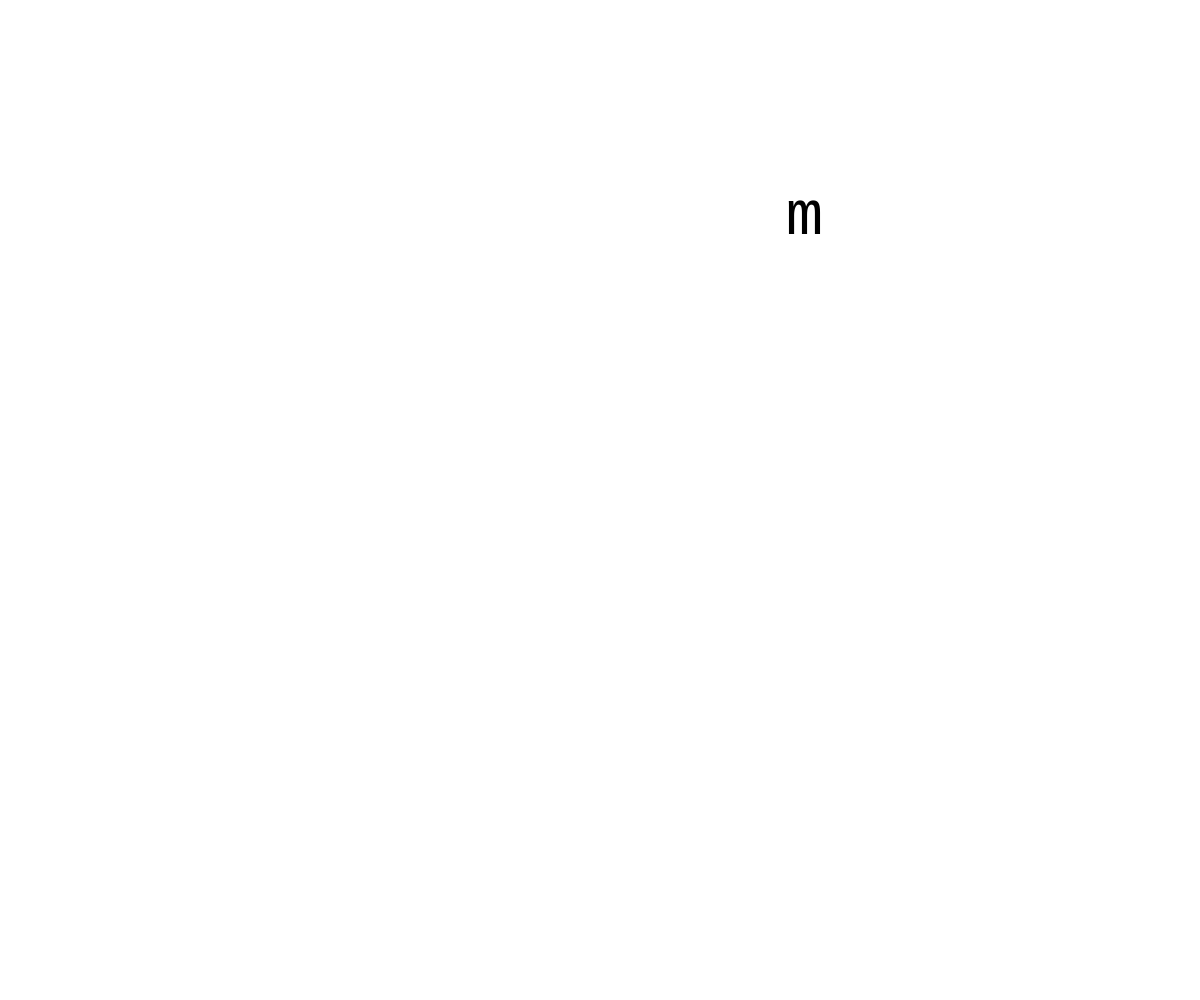
Frame 1 (no input)
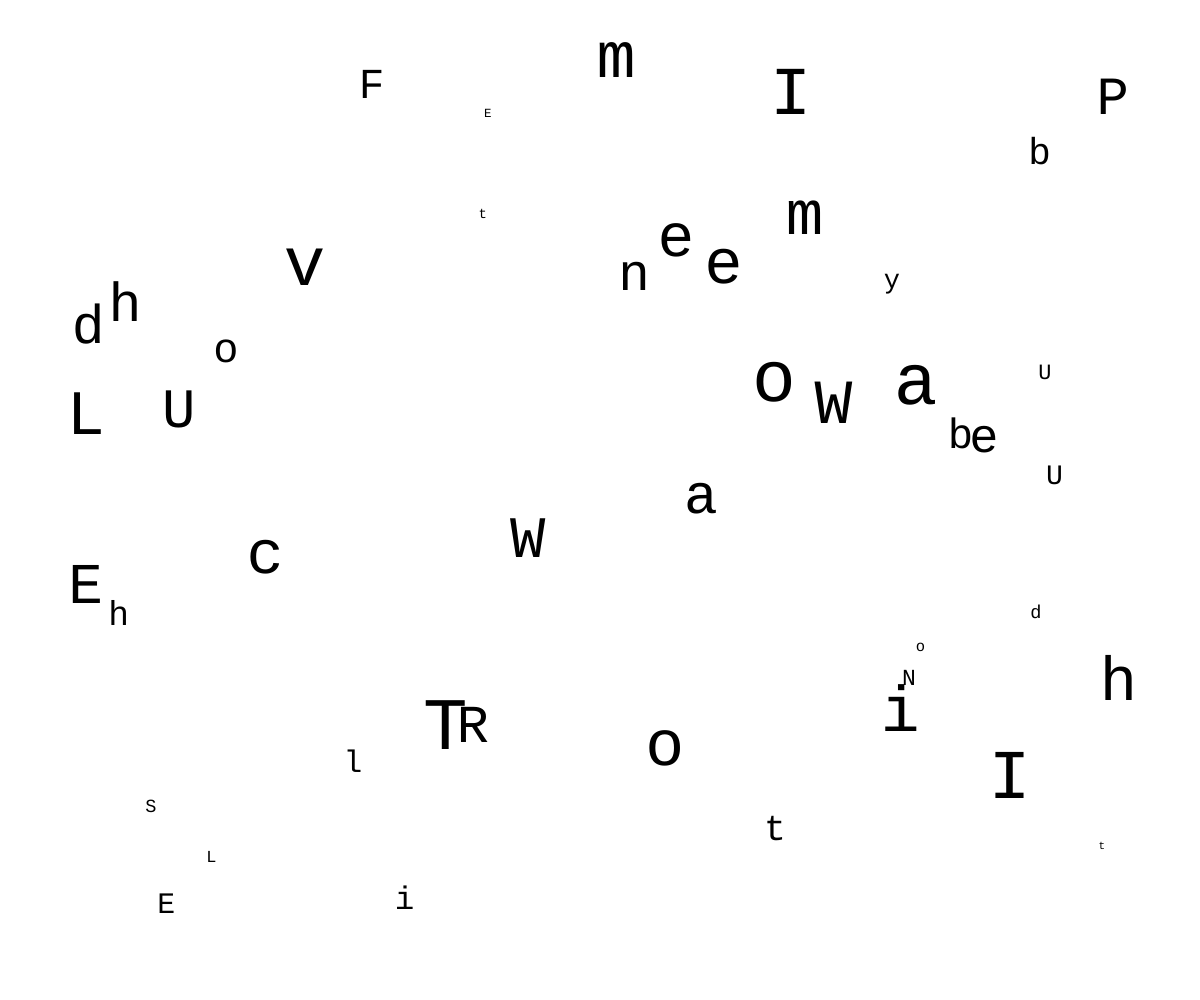
Frame 60 (no input)
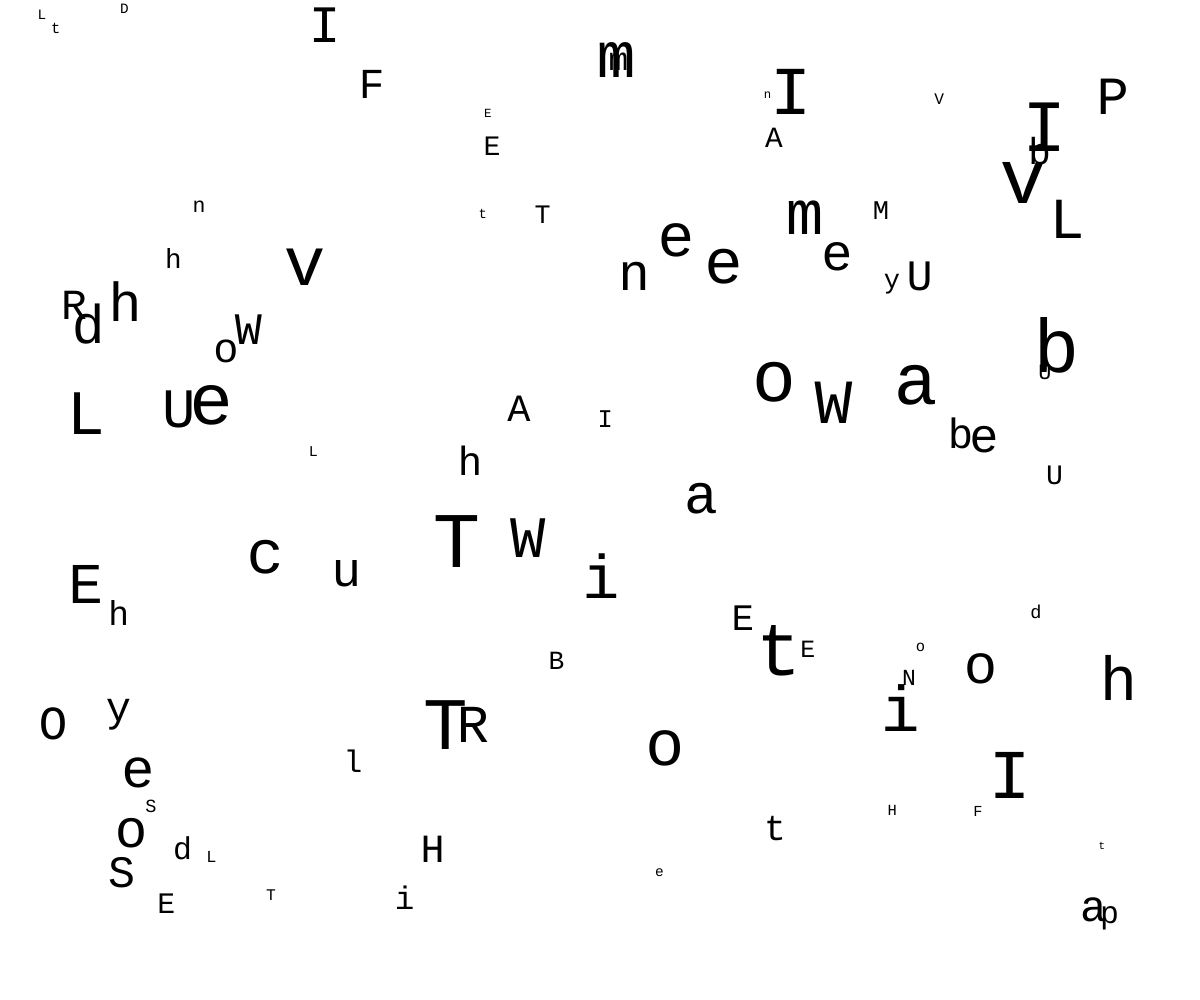
Frame 120 (the mouse pressed at the canvas centre since frame 60)

The p5.js sketch that drew these frames (run headless with seeded random() and noise() and a simulated clock; from frame 60 on, the mouse is pressed at the canvas centre):

// p5.js sketch
// ── sketch.js
let poem =
  "My life has been the poem I would have writ\nBut I could not both live and utter it My life has been the poem I would have writ\nBut I could not both live and utter it My life has been the poem I would have writ\nBut I could not both live and utter it My life has been the poem I would have writ\nBut I could not both live and utter it My life has been the poem I would have writ\nBut I could not both live and utter itMy life has been the poem I would have writ\nBut I could not both live and utter it ";

let MARGIN = 50;
let letters = [];
let displayedLetters = [];

let minTextSize = 10;
let maxTextSize = 80;
let lineHeight;

function setup() {
  createCanvas(windowWidth, windowHeight);
  textAlign(LEFT, TOP);
  textFont("Courier New");
  letters = poem.split('');
  lineHeight = maxTextSize * 1.5;
  frameRate(24); 
}

function draw() {
  background(255);

  for (let i = 0; i < displayedLetters.length; i++) {
    let letterInfo = displayedLetters[i];
    textSize(letterInfo.textSize);
    text(letterInfo.letter, letterInfo.x, letterInfo.y);
  }

  if (letters.length > 0) {
    let x = random(width - MARGIN * 2);
 
    let y = random(height - MARGIN * 2);

    let letter = letters.shift(); 
    let textSizeVal = random(minTextSize, maxTextSize);

    textSize(textSizeVal);

    if (random(1) > 0.5) {
      letter = letter.toUpperCase();
    } else {
      letter = letter.toLowerCase();
    }

    text(letter, x, y);

    displayedLetters.push({ letter, x, y, textSize: textSizeVal });
  }
}
